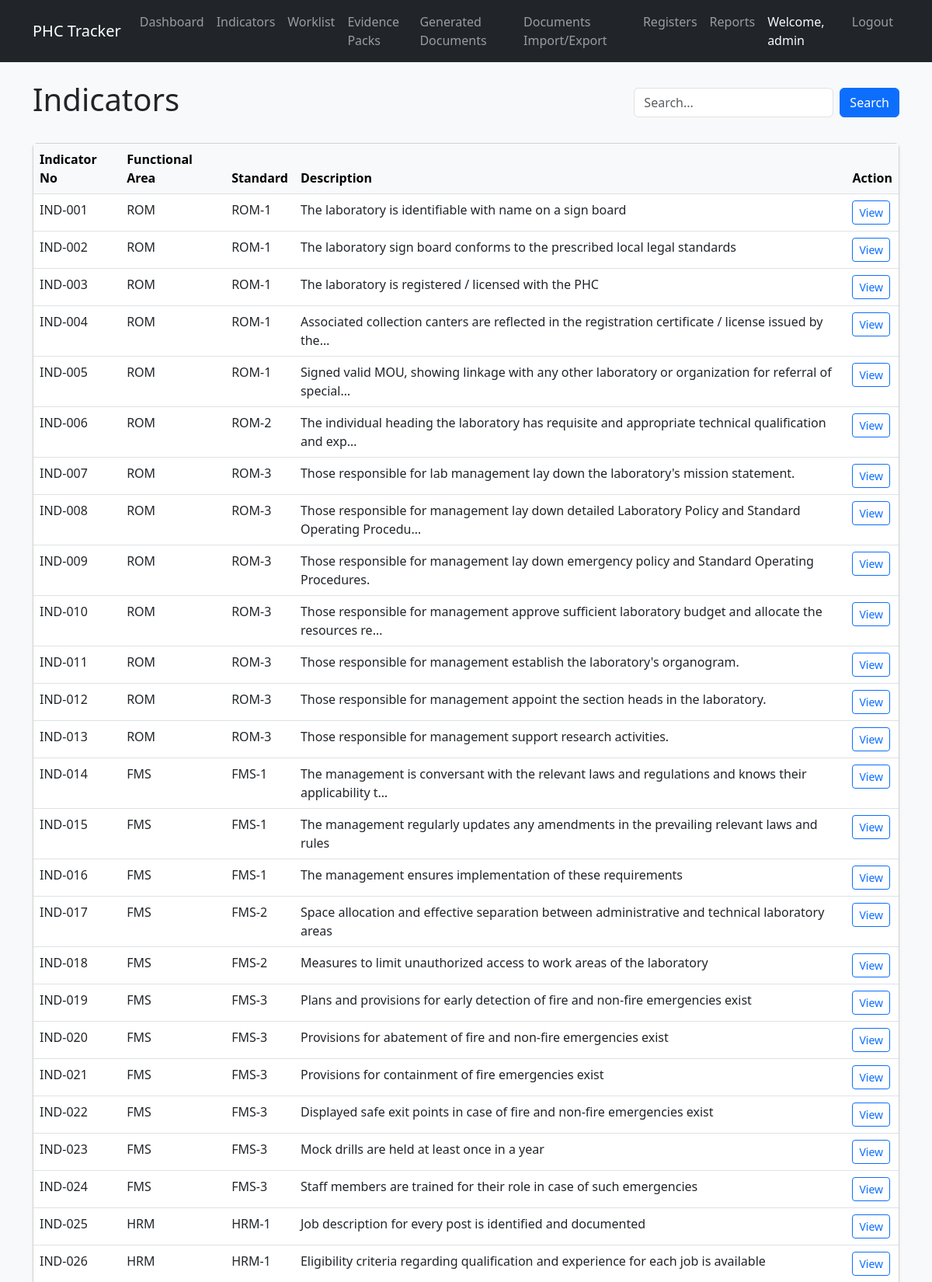
Page /indicators/ (signed in, upper part) on the committed database.
### indicators/models.py (models this page shows, shortened)
class Indicator(models.Model):
    indicator_no = models.CharField(max_length=50, unique=True)
    functional_area_code = models.CharField(max_length=50)
    functional_area_name = models.CharField(max_length=255)
    standard_no = models.CharField(max_length=50)
    standard_code = models.CharField(max_length=50)
    standard_title = models.CharField(max_length=500)
    indicator_text = models.TextField()
    compliance_requirement = models.TextField(blank=True, null=True)
    surveyor_check = models.TextField(blank=True, null=True)
    scoring_note = models.TextField(blank=True, null=True)
    max_score = models.IntegerField(default=10)
    weightage_percent = models.IntegerField(default=100)
    partial_allowed = models.BooleanField(default=False)
    partial_score_percent = models.IntegerField(default=80)
    source_reference = models.CharField(max_length=255, blank=True, null=True)
    is_locked = models.BooleanField(default=True)
    created_at = models.DateTimeField(auto_now_add=True)
    updated_at = models.DateTimeField(auto_now=True)

### indicators/views.py (the view)
# urls.py: path('', views.indicator_list, name='indicator_list'),
@login_required
def indicator_list(request):
    indicators = Indicator.objects.all().order_by('indicator_no')
    func_area = request.GET.get('functional_area')
    if func_area:
        indicators = indicators.filter(functional_area_code=func_area)
    context = {
        'indicators': indicators,
    }
    return render(request, 'indicators/list.html', context)

### indicators/templates/indicators/list.html (shortened to what this page needs)
{% extends 'base.html' %}
{% block content %}
<div class="row mb-4">
    <div class="col-12 d-flex justify-content-between align-items-center">
        <h1>Indicators</h1>
        <div>
            <form method="get" class="d-flex gap-2">
                <input type="text" name="search" class="form-control" placeholder="Search..." value="{{ request.GET.search }}">
                <button type="submit" class="btn btn-primary">Search</button>
            </form>
        </div>
    </div>
</div>
<div class="row">
    <div class="col-12">
        <div class="card">
            <div class="card-body p-0">
                <table class="table table-hover mb-0">
                    <thead class="table-light">
                        <tr>
                            <th>Indicator No</th>
                            <th>Functional Area</th>
                            <th>Standard</th>
                            <th>Description</th>
                            <th>Action</th>
                        </tr>
                    </thead>
                    <tbody>
                        {% for ind in indicators %}
                        <tr>
                            <td>{{ ind.indicator_no }}</td>
                            <td>{{ ind.functional_area_code }}</td>
                            <td>{{ ind.standard_no }}</td>
                            <td>{{ ind.indicator_text|truncatechars:100 }}</td>
                            <td>
                                <a href="{% url 'indicator_detail' ind.pk %}" class="btn btn-sm btn-outline-primary">View</a>
                            </td>
                        </tr>
                        {% empty %}
                        <tr>
                            <td colspan="5" class="text-center py-4">No indicators found.</td>
                        </tr>
                        {% endfor %}
                    </tbody>
                </table>
            </div>
        </div>
    </div>
</div>
{% endblock %}

### templates/base.html (shortened to what this page needs)
<!DOCTYPE html>
<html lang="en">
<head>
    <link href="https://cdn.jsdelivr.net/npm/bootstrap@5.3.0/dist/css/bootstrap.min.css" rel="stylesheet">
    <link href="{% load static %}{% static 'css/style.css' %}" rel="stylesheet">
</head>
<body>
    <nav class="navbar navbar-expand-lg navbar-dark bg-dark">
        <div class="container">
            <a class="navbar-brand" href="/">PHC Tracker</a>
            <div class="collapse navbar-collapse" id="navbarNav">
                <ul class="navbar-nav me-auto">
                    <li class="nav-item">
                        <a class="nav-link" href="/">Dashboard</a>
                    </li>
                    <li class="nav-item">
                        <a class="nav-link" href="/indicators/">Indicators</a>
                    </li>
                    <li class="nav-item">
                        <a class="nav-link" href="{% url 'evidence_worklist' %}">Worklist</a>
                    </li>
                    <li class="nav-item">
                        <a class="nav-link" href="{% url 'batch_list' %}">Evidence Packs</a>
                    </li>
                    <li class="nav-item">
                        <a class="nav-link" href="{% url 'generated_document_list' %}">Generated Documents</a>
                    </li>
                    <li class="nav-item">
                        <a class="nav-link" href="{% url 'document_transfer_center' %}">Documents Import/Export</a>
                    </li>
                    <li class="nav-item">
                        <a class="nav-link" href="/registers/">Registers</a>
                    </li>
                    <li class="nav-item">
                        <a class="nav-link" href="/reports/">Reports</a>
                    </li>
                </ul>
                <ul class="navbar-nav">
                    {% if user.is_authenticated %}
                        <li class="nav-item">
                            <span class="nav-link text-light">Welcome, {{ user.username }}</span>
                        </li>
                        <li class="nav-item">
                            <form method="post" action="{% url 'logout' %}">
                                <button type="submit" class="btn btn-link nav-link">Logout</button>
                            </form>
                        </li>
                    {% else %}
                        <li class="nav-item">
                            <a class="nav-link" href="{% url 'login' %}">Login</a>
                        </li>
                    {% endif %}
                </ul>
            </div>
        </div>
    </nav>
    <div class="container mt-4">
        {% block content %}{% endblock %}
    </div>
</body>
</html>

### static/css/style.css (style rules this page uses)
body { background-color: #f8f9fa; }
.card { box-shadow: 0 0.125rem 0.25rem rgba(0, 0, 0, 0.075); }

### rows in the picture
Indicator: indicator_no "IND-001", functional_area_code "ROM", standard_no "ROM-1", indicator_text "The laboratory is identifiable with name on a sign board"
Indicator: indicator_no "IND-002", functional_area_code "ROM", standard_no "ROM-1", indicator_text "The laboratory sign board conforms to the prescribed local legal standards"
Indicator: indicator_no "IND-003", functional_area_code "ROM", standard_no "ROM-1", indicator_text "The laboratory is registered / licensed with the PHC"
Indicator: indicator_no "IND-004", functional_area_code "ROM", standard_no "ROM-1", indicator_text "Associated collection canters are reflected in the registration certificate / license issued by the…"
Indicator: indicator_no "IND-005", functional_area_code "ROM", standard_no "ROM-1", indicator_text "Signed valid MOU, showing linkage with any other laboratory or organization for referral of special…"
Indicator: indicator_no "IND-006", functional_area_code "ROM", standard_no "ROM-2", indicator_text "The individual heading the laboratory has requisite and appropriate technical qualification and exp…"
Indicator: indicator_no "IND-007", functional_area_code "ROM", standard_no "ROM-3", indicator_text "Those responsible for lab management lay down the laboratory's mission statement."
Indicator: indicator_no "IND-008", functional_area_code "ROM", standard_no "ROM-3", indicator_text "Those responsible for management lay down detailed Laboratory Policy and Standard Operating Procedu…"
Indicator: indicator_no "IND-009", functional_area_code "ROM", standard_no "ROM-3", indicator_text "Those responsible for management lay down emergency policy and Standard Operating Procedures."
Indicator: indicator_no "IND-010", functional_area_code "ROM", standard_no "ROM-3", indicator_text "Those responsible for management approve sufficient laboratory budget and allocate the resources re…"
Indicator: indicator_no "IND-011", functional_area_code "ROM", standard_no "ROM-3", indicator_text "Those responsible for management establish the laboratory's organogram."
Indicator: indicator_no "IND-012", functional_area_code "ROM", standard_no "ROM-3", indicator_text "Those responsible for management appoint the section heads in the laboratory."
Indicator: indicator_no "IND-013", functional_area_code "ROM", standard_no "ROM-3", indicator_text "Those responsible for management support research activities."
Indicator: indicator_no "IND-014", functional_area_code "FMS", standard_no "FMS-1", indicator_text "The management is conversant with the relevant laws and regulations and knows their applicability t…"
Indicator: indicator_no "IND-015", functional_area_code "FMS", standard_no "FMS-1", indicator_text "The management regularly updates any amendments in the prevailing relevant laws and rules"
Indicator: indicator_no "IND-016", functional_area_code "FMS", standard_no "FMS-1", indicator_text "The management ensures implementation of these requirements"
Indicator: indicator_no "IND-017", functional_area_code "FMS", standard_no "FMS-2", indicator_text "Space allocation and effective separation between administrative and technical laboratory areas"
Indicator: indicator_no "IND-018", functional_area_code "FMS", standard_no "FMS-2", indicator_text "Measures to limit unauthorized access to work areas of the laboratory"
Indicator: indicator_no "IND-019", functional_area_code "FMS", standard_no "FMS-3", indicator_text "Plans and provisions for early detection of fire and non-fire emergencies exist"
Indicator: indicator_no "IND-020", functional_area_code "FMS", standard_no "FMS-3", indicator_text "Provisions for abatement of fire and non-fire emergencies exist"
Indicator: indicator_no "IND-021", functional_area_code "FMS", standard_no "FMS-3", indicator_text "Provisions for containment of fire emergencies exist"
Indicator: indicator_no "IND-022", functional_area_code "FMS", standard_no "FMS-3", indicator_text "Displayed safe exit points in case of fire and non-fire emergencies exist"
Indicator: indicator_no "IND-023", functional_area_code "FMS", standard_no "FMS-3", indicator_text "Mock drills are held at least once in a year"
Indicator: indicator_no "IND-024", functional_area_code "FMS", standard_no "FMS-3", indicator_text "Staff members are trained for their role in case of such emergencies"
Indicator: indicator_no "IND-025", functional_area_code "HRM", standard_no "HRM-1", indicator_text "Job description for every post is identified and documented"
Indicator: indicator_no "IND-026", functional_area_code "HRM", standard_no "HRM-1", indicator_text "Eligibility criteria regarding qualification and experience for each job is available"

### other values in the picture
{{ user.username }} "admin"
